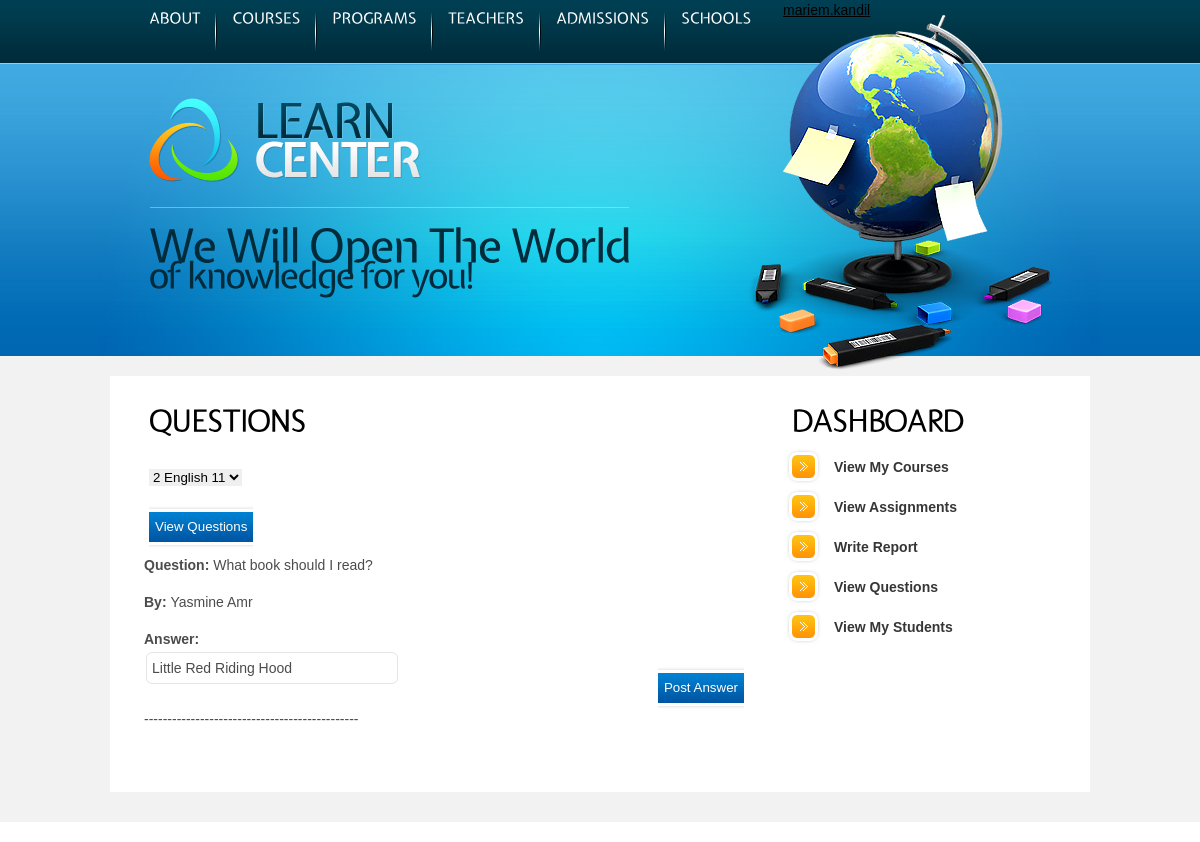
Page /viewQuestions.php?login=mariem.kandil on the committed database.
### tables this page shows
CREATE TABLE Questions
(
	question_id INT AUTO_INCREMENT,
    course_code INT,
    question VARCHAR(50),
	answer VARCHAR(50),
    teacher_id INT,
    PRIMARY KEY(question_id,course_code),
    FOREIGN KEY(course_code) REFERENCES Courses(course_code) ON UPDATE CASCADE ON DELETE CASCADE,
    FOREIGN KEY(teacher_id) REFERENCES Teachers(id) ON UPDATE CASCADE ON DELETE SET NULL
);

CREATE TABLE Students 
(
    ssn INT, 
    name VARCHAR(20),
	age INT AS (YEAR('2016-1-1') - Year(birth_date)), 
    gender VARCHAR(10), 
    birth_date date, 
    username VARCHAR(20), 
    password VARCHAR(20),
    grade INT, 
    school_id INT, 
    level_name VARCHAR(20),
    PRIMARY KEY(ssn), 
    FOREIGN KEY(school_id) REFERENCES Schools(school_id) ON DELETE SET NULL  ON UPDATE CASCADE,
    FOREIGN KEY(level_name) REFERENCES Levels(name), 
    UNIQUE(username)
);

### viewQuestions.php (the view, shortened to what this page needs)
<?php include 'database.php';
      $username = $_GET['login'];
      $temp = mysqli_query($conn, "select s.id from Employees s where s.username = '$username' ");
      $temp= mysqli_fetch_row($temp);
      $id = $temp[0];
?>
<html lang="en">
<head>
<link rel="stylesheet" href="css/reset.css" type="text/css" media="all">
<link rel="stylesheet" href="css/layout.css" type="text/css" media="all">
<link rel="stylesheet" href="css/style.css" type="text/css" media="all">
</head>
<body id="page3">
<div class="body1">
  <div class="main">
    <header>
      <div class="wrapper">
        <nav>
          <ul id="menu">
            <li><a href="#">About</a></li>
            <li><a href="#">Courses</a></li>
            <li><a href="#">Programs</a></li>
            <li><a href="#">Teachers</a></li>
            <li><a href="#">Admissions</a></li>
            <li class="end"><a href="schools.php">Schools</a></li>
          </ul>
        </nav>
        <?php
                  echo '<ul><a href="teacher.php?login='. $username.'"><li>'.$username.'</a></li></ul>';
        ?>
      </div>
      <div class="wrapper">
        <h1><a href="index.php" id="logo">Learn Center</a></h1>
      </div>
      <div id="slogan"> We Will Open The World<span>of knowledge for you!</span> </div>
    </header>
  </div>
</div>
<div class="body2">
  <div class="main">
    <section id="content">
      <div class="box1">
        <div class="wrapper">
           <form action="viewQuestions.php?login=<?php echo $username; ?>" method= "post">
          <article class="col1">
            <div class="pad_left1">
              <h2 class="pad_bot1">Questions</h2><br>
                        <select name = "h_courseA" autofocus="">
                        <?php $tmp = mysqli_query($conn, "select distinct s.course_code,c.course_name from Course_Student_Teacher s inner join Courses c on s.course_code = c.course_code where s.teacher_id = '$id'");
                            while($row = mysqli_fetch_row($tmp)) {
                              $str = "<option ";
                              if($_POST['h_courseA'] == $row[0].' '.$row[1])
                                $str = $str."selected";
                                echo $str." class= 'wrapper'>$row[0] $row[1]</option>";
                            }
                        ?>
                        </select>
                        <br>
                        <br>
                        <span><span><input type="submit" class="button" value = "View Questions"></input></span></span></form>
            </div>
            <?php
            include 'database.php';
             $res = explode(" ",$_POST['h_courseA']);
               $res = $res[0];
                $result = mysqli_query($conn, "call view_Questions('$id','$res')");
                while($row = mysqli_fetch_row($result)){
                  echo '<div class="wrapper pad_bot2">';
                  echo '<p class="pad_bot1 pad_top2"><strong>Question: </strong>'.$row[0].'</p>';
                  echo '<p class="pad_bot1 pad_top2"><strong>By: </strong>'.$row[3].'</p>';
                  echo '<p class="pad_bot1 pad_top2"><strong>Answer: </strong></p>';
                   echo
                   '<form id = "ContactForm" action = "action.php?login='.$username.'_'.$row[1].'" method = "post">
                    <div class="h_wrapper"><div class="bg"> <input class = "h_input" type="text" placeholder = "Write answer here" name ="h_ans" required="" value = "'.$row[2].'"></input> </div>
                    <input class="button right" name = "h_qans" type="submit" value="Post Answer"></div></form>';
                  echo '----------------------------------------------<br>';
               }
      ?>
          <article class="col2 pad_left2">
            <div class="pad_left1">
              <h2>Dashboard</h2>
            </div>
            <ul class="list1 pad_bot1">
              <li><a href="teacherCourses.php?login=<?php echo $username; ?>">View My Courses</a></li>
              <li><a href="viewAssignments.php?login=<?php echo $username; ?>">View Assignments</a></li>
              <li><a href="writeReport.php?login=<?php echo $username; ?>">Write Report</a></li>
              <li><a href="viewQuestions.php?login=<?php echo $username; ?>">View Questions</a></li>
              <li><a href="viewStudents.php?login=<?php echo $username; ?>">View My Students</a></li>
            </ul>
            </article>
      </div>
    </section>
  </div>
</div>
</body>
</html>

### css/layout.css (style rules this page uses)
.col1, .col2, .col3, .cols { float:left }
.col1 { width:600px }
.col2 { width:270px }

### css/style.css (style rules this page uses)
.h_wrapper { width:100%; overflow:hidden }
#ContactForm .h_input { width:250px; height:29px; background:none; padding:5px; color:#4c4c4c; font:14px Tahoma, Geneva, sans-serif }
article, aside, audio, canvas, command, datalist, details, embed, figcaption, figure, footer, header, hgroup, keygen, meter, nav, output, progress, section, source, video { display:block }
.right { float:right }
.wrapper { width:100%; overflow:hidden }
body { background:url(../images/bg_top2.jpg) top repeat-x #fff; border:0; font:14px Tahoma, Geneva, sans-serif; color:#4c4c4c; line-height:20px; padding-bottom:20px; min-width:980px }
.main { margin:0 auto; width:980px }
.body1 { background:url(../images/bg_top_img2.jpg) top center no-repeat }
.body2 { background:#f2f2f2 }
a { color:#000; text-decoration:underline; outline:none }
h1 { padding:47px 0 0 39px }
h2 { font-size:32px; color:#000; text-transform:uppercase; line-height:1.2em; padding:31px 0 20px 0; letter-spacing:-1px }
p { padding-bottom:20px }
header { height:376px; width:100%; overflow:hidden }
#logo { display:block; background:url(../images/logo.png) no-repeat; width:273px; height:84px; text-indent:-9999px }
#menu { float:left; padding:11px 0 0 39px }
#menu li { float:left; padding-right:17px; background:url(../images/menu_line.jpg) right 0 no-repeat; margin-right:15px }
#menu .end { background:none }
#menu li a { display:block; font-size:15px; color:#fff; line-height:36px; text-transform:uppercase; text-decoration:none; height:40px }
#slogan { background:url(../images/top_line2.gif) 0 0 no-repeat; font-size:46px; color:#002b3a; line-height:1.2em; margin:25px 0 0 39px; padding-top:18px; letter-spacing:-2px }
#slogan span { display:block; font-size:36px; line-height:1.2em; margin-top:-12px }
#content { width:100%; overflow:hidden; padding-bottom:30px }
.pad_left1 { padding-left:5px }
.pad_left2 { padding-left:42px }
.pad_top2 { padding-top:7px }
.pad_bot1 { padding-bottom:10px }
.pad_bot2 { padding-bottom:18px }
.box1 { padding:0 34px; background:#fff; padding-bottom:45px }
.button { display:inline-block; color:#fff; background:url(../images/button1_bg.gif) 0 0 repeat-x; line-height:40px; text-decoration:none; cursor:pointer }
.list1 { margin-top:-12px }
.list1 li { line-height:40px }
.list1 li a { display:inline-block; background:url(../images/marker_1.gif) 0 2px no-repeat; padding-left:48px; color:#363636; font-weight:bold; text-decoration:none }
#ContactForm { margin-top:-7px }
#ContactForm .bg { float:left; background:#fff; border:1px solid #e5e5e5; border-radius:6px; -moz-border-radius:6px; -webkit-border-radius:6px; position:relative; margin-left: 2px; height:30px }
#ContactForm .button { margin-left:8px; float:right; margin-top:15px }

### rows in the picture
questions: question "What book should I read?", students.name "Yasmine Amr", h_ans "Little Red Riding Hood"

### other values in the picture
$username "mariem.kandil"
form field h_courseA "2 English 11"
